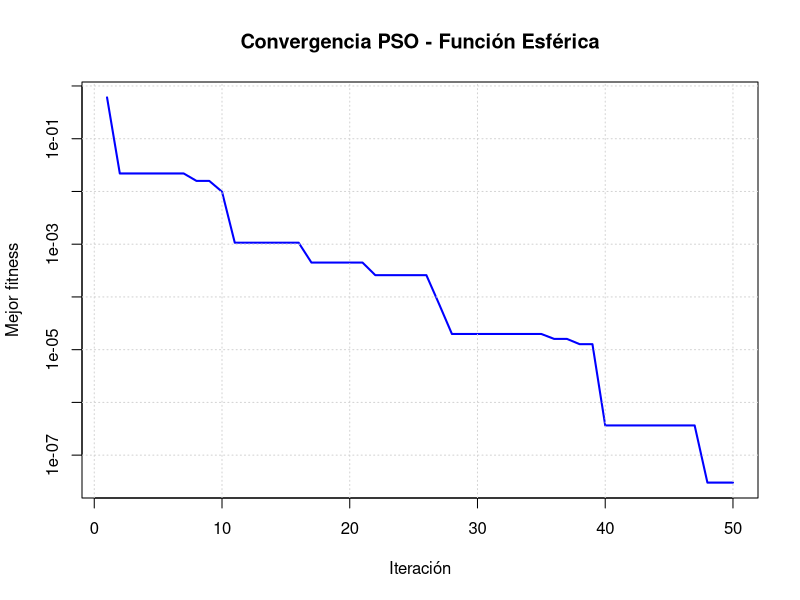
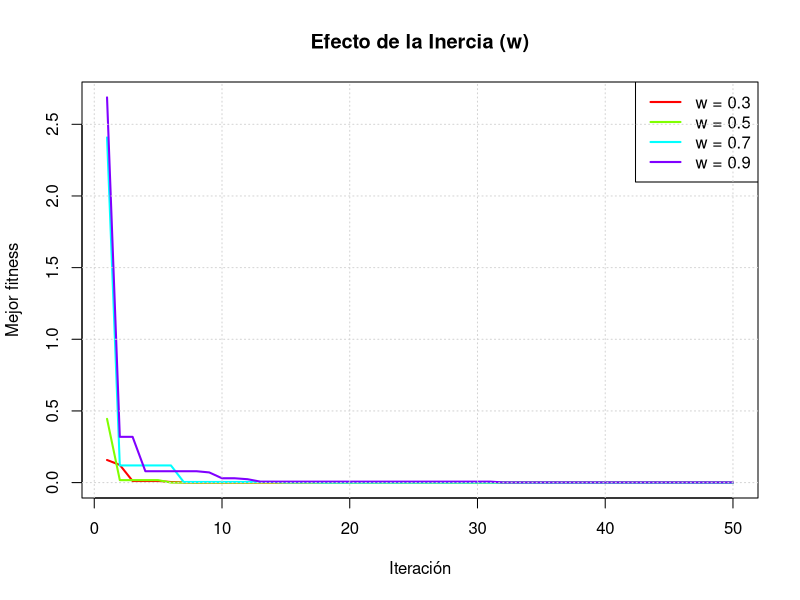

Reproduce these figures in R, in order.
# ============================================
# MÓDULO 4: PSO - PARTICLE SWARM OPTIMIZATION (BÁSICO)
# ============================================
# Curso: PSO y Algoritmos Genéticos en R
# Nivel: INTERMEDIO
# Duración estimada: 3-4 horas

# ============================================
# TABLA DE CONTENIDOS
# ============================================
# 1. Introducción: Inspiración en enjambres
# 2. Conceptos fundamentales de PSO
# 3. Componentes matemáticos
# 4. Implementación desde cero
# 5. Parámetros y su efecto
# 6. Visualización del enjambre
# 7. Comparación PSO vs AG
# 8. Ejercicios prácticos

# ============================================
# SECCIÓN 1: INSPIRACIÓN EN ENJAMBRES
# ============================================

cat("\n🐦 PSO: OPTIMIZACIÓN POR ENJAMBRE DE PARTÍCULAS\n\n")

cat("INSPIRACIÓN NATURAL:\n")
cat("  🐦 Bandada de pájaros buscando comida\n")
cat("  🐟 Cardumen de peces moviéndose juntos\n")
cat("  🐝 Enjambre de abejas explorando\n\n")

cat("COMPORTAMIENTO OBSERVADO:\n")
cat("  1. Cada individuo tiene su propia experiencia\n")
cat("  2. Aprenden de los vecinos (inteligencia social)\n")
cat("  3. Se mueven hacia las mejores zonas encontradas\n")
cat("  4. Balance entre exploración individual y seguir al grupo\n\n")

cat("DIFERENCIA CLAVE CON ALGORITMOS GENÉTICOS:\n")
cat("  AG  → Evolución, reproducción, generaciones\n")
cat("  PSO → Movimiento, velocidad, memoria\n\n")

# ============================================
# SECCIÓN 2: CONCEPTOS FUNDAMENTALES
# ============================================

cat("📖 CONCEPTOS FUNDAMENTALES DE PSO:\n\n")

cat("1. PARTÍCULA:\n")
cat("   - Solución candidata que 'vuela' por el espacio de búsqueda\n")
cat("   - Tiene POSICIÓN (x) y VELOCIDAD (v)\n\n")

cat("2. POSICIÓN:\n")
cat("   - Representa una solución al problema\n")
cat("   - Ejemplo: [2.5, 3.1] para problema 2D\n\n")

cat("3. VELOCIDAD:\n")
cat("   - Qué tan rápido y en qué dirección se mueve\n")
cat("   - Ejemplo: [0.5, -0.2] (moverse +0.5 en x, -0.2 en y)\n\n")

cat("4. MEJOR PERSONAL (pbest):\n")
cat("   - Mejor posición que HA ENCONTRADO esta partícula\n")
cat("   - Memoria individual\n\n")

cat("5. MEJOR GLOBAL (gbest):\n")
cat("   - Mejor posición encontrada por TODO el enjambre\n")
cat("   - Conocimiento compartido\n\n")

# Ejemplo conceptual
cat("EJEMPLO SIMPLE:\n")
particula <- list(
  posicion = c(2.5, 3.0),
  velocidad = c(0.3, -0.1),
  mejor_personal = c(2.0, 2.8),
  fitness_personal = 5.2
)

mejor_global <- c(1.5, 2.5)
fitness_global <- 6.8

cat("Partícula:\n")
cat("  Posición actual:", particula$posicion, "\n")
cat("  Velocidad:", particula$velocidad, "\n")
cat("  Mejor personal:", particula$mejor_personal, "(fitness =", particula$fitness_personal, ")\n")
cat("\nEnjambre:\n")
cat("  Mejor global:", mejor_global, "(fitness =", fitness_global, ")\n\n")

# ============================================
# SECCIÓN 3: MATEMÁTICA DE PSO
# ============================================

cat("\n🧮 FÓRMULAS MATEMÁTICAS DE PSO:\n\n")

cat("ACTUALIZACIÓN DE VELOCIDAD:\n")
cat("v(t+1) = w·v(t) + c1·r1·(pbest - x(t)) + c2·r2·(gbest - x(t))\n\n")

cat("Donde:\n")
cat("  w  = coeficiente de inercia (momento)\n")
cat("  c1 = coeficiente cognitivo (confianza en sí mismo)\n")
cat("  c2 = coeficiente social (confianza en el grupo)\n")
cat("  r1, r2 = números aleatorios [0,1]\n")
cat("  pbest = mejor posición personal\n")
cat("  gbest = mejor posición global\n")
cat("  x(t) = posición actual\n\n")

cat("TRES COMPONENTES DE LA VELOCIDAD:\n\n")

cat("1. INERCIA: w·v(t)\n")
cat("   - Mantiene la dirección actual\n")
cat("   - w alto → más exploración\n")
cat("   - w bajo → más explotación\n\n")

cat("2. COGNITIVO: c1·r1·(pbest - x(t))\n")
cat("   - Atracción hacia su mejor personal\n")
cat("   - 'Memoria individual'\n\n")

cat("3. SOCIAL: c2·r2·(gbest - x(t))\n")
cat("   - Atracción hacia el mejor global\n")
cat("   - 'Aprendizaje del grupo'\n\n")

cat("ACTUALIZACIÓN DE POSICIÓN:\n")
cat("x(t+1) = x(t) + v(t+1)\n\n")

# Demostración numérica
cat("DEMOSTRACIÓN NUMÉRICA:\n\n")

# Parámetros típicos
w <- 0.7
c1 <- 1.5
c2 <- 1.5

# Estado actual
x_actual <- 3.0
v_actual <- 0.5
pbest <- 2.0
gbest <- 1.0

# Números aleatorios
set.seed(42)
r1 <- runif(1)
r2 <- runif(1)

cat("Estado actual:\n")
cat("  x =", x_actual, ", v =", v_actual, "\n")
cat("  pbest =", pbest, ", gbest =", gbest, "\n")
cat("  r1 =", round(r1, 3), ", r2 =", round(r2, 3), "\n\n")

# Calcular componentes
inercia <- w * v_actual
cognitivo <- c1 * r1 * (pbest - x_actual)
social <- c2 * r2 * (gbest - x_actual)

cat("Componentes de la nueva velocidad:\n")
cat("  Inercia:   ", round(inercia, 3), "\n")
cat("  Cognitivo: ", round(cognitivo, 3), "\n")
cat("  Social:    ", round(social, 3), "\n")

# Nueva velocidad
v_nueva <- inercia + cognitivo + social
x_nueva <- x_actual + v_nueva

cat("\nNuevo estado:\n")
cat("  v_nueva =", round(v_nueva, 3), "\n")
cat("  x_nueva =", round(x_nueva, 3), "\n\n")

# ============================================
# SECCIÓN 4: IMPLEMENTACIÓN DESDE CERO
# ============================================

cat("\n🚀 IMPLEMENTACIÓN COMPLETA DE PSO DESDE CERO\n\n")

PSO <- function(funcion_objetivo,
                dimension,
                limites = c(-10, 10),
                n_particulas = 30,
                n_iteraciones = 100,
                w = 0.7,
                c1 = 1.5,
                c2 = 1.5,
                v_max = NULL,
                minimizar = TRUE,
                verbose = TRUE) {

  # =========================================
  # PARÁMETROS:
  # =========================================
  # funcion_objetivo: función a optimizar
  # dimension: número de variables
  # limites: c(min, max) para cada variable
  # n_particulas: tamaño del enjambre
  # n_iteraciones: número de iteraciones
  # w: coeficiente de inercia
  # c1: coeficiente cognitivo
  # c2: coeficiente social
  # v_max: velocidad máxima permitida
  # minimizar: TRUE para minimizar, FALSE para maximizar

  # =========================================
  # INICIALIZACIÓN
  # =========================================

  # Velocidad máxima (si no se especifica)
  if (is.null(v_max)) {
    rango <- limites[2] - limites[1]
    v_max <- rango * 0.2  # 20% del rango
  }

  # Inicializar posiciones aleatorias
  posiciones <- matrix(
    runif(n_particulas * dimension, limites[1], limites[2]),
    nrow = n_particulas,
    ncol = dimension
  )

  # Inicializar velocidades aleatorias pequeñas
  velocidades <- matrix(
    runif(n_particulas * dimension, -v_max, v_max),
    nrow = n_particulas,
    ncol = dimension
  )

  # Mejor personal = posición inicial
  pbest <- posiciones
  pbest_fitness <- apply(posiciones, 1, funcion_objetivo)

  # Mejor global
  if (minimizar) {
    mejor_idx <- which.min(pbest_fitness)
  } else {
    mejor_idx <- which.max(pbest_fitness)
  }
  gbest <- posiciones[mejor_idx, ]
  gbest_fitness <- pbest_fitness[mejor_idx]

  # Historial
  historial_gbest <- numeric(n_iteraciones)

  # =========================================
  # ITERACIONES
  # =========================================

  for (iter in 1:n_iteraciones) {

    # Para cada partícula
    for (i in 1:n_particulas) {

      # Números aleatorios
      r1 <- runif(dimension)
      r2 <- runif(dimension)

      # ACTUALIZAR VELOCIDAD
      velocidades[i, ] <- w * velocidades[i, ] +
        c1 * r1 * (pbest[i, ] - posiciones[i, ]) +
        c2 * r2 * (gbest - posiciones[i, ])

      # Limitar velocidad
      velocidades[i, ] <- pmax(pmin(velocidades[i, ], v_max), -v_max)

      # ACTUALIZAR POSICIÓN
      posiciones[i, ] <- posiciones[i, ] + velocidades[i, ]

      # Mantener dentro de límites
      posiciones[i, ] <- pmax(pmin(posiciones[i, ], limites[2]), limites[1])

      # EVALUAR FITNESS
      fitness <- funcion_objetivo(posiciones[i, ])

      # ACTUALIZAR MEJOR PERSONAL
      if (minimizar) {
        if (fitness < pbest_fitness[i]) {
          pbest[i, ] <- posiciones[i, ]
          pbest_fitness[i] <- fitness
        }
      } else {
        if (fitness > pbest_fitness[i]) {
          pbest[i, ] <- posiciones[i, ]
          pbest_fitness[i] <- fitness
        }
      }

      # ACTUALIZAR MEJOR GLOBAL
      if (minimizar) {
        if (fitness < gbest_fitness) {
          gbest <- posiciones[i, ]
          gbest_fitness <- fitness
        }
      } else {
        if (fitness > gbest_fitness) {
          gbest <- posiciones[i, ]
          gbest_fitness <- fitness
        }
      }
    }

    # Guardar historial
    historial_gbest[iter] <- gbest_fitness

    # Mostrar progreso
    if (verbose && iter %% 10 == 0) {
      cat(sprintf("Iteración %d: gbest = %.6f\n", iter, gbest_fitness))
    }
  }

  # =========================================
  # RETORNAR RESULTADOS
  # =========================================

  return(list(
    mejor_posicion = gbest,
    mejor_fitness = gbest_fitness,
    historial = historial_gbest,
    posiciones_finales = posiciones,
    velocidades_finales = velocidades
  ))
}

cat("✅ PSO implementado desde cero!\n\n")

# ============================================
# SECCIÓN 5: EJEMPLOS PRÁCTICOS
# ============================================

cat("\n📊 EJEMPLO 1: Función esférica (simple)\n\n")

esfera <- function(x) {
  return(sum(x^2))
}

cat("Minimizar f(x,y) = x^2 + y^2\n")
cat("Óptimo: (0, 0), f(0,0) = 0\n\n")

resultado_pso1 <- PSO(
  funcion_objetivo = esfera,
  dimension = 2,
  limites = c(-10, 10),
  n_particulas = 30,
  n_iteraciones = 50,
  verbose = FALSE
)

cat("✅ RESULTADOS:\n")
cat("Mejor posición:", resultado_pso1$mejor_posicion, "\n")
cat("Mejor fitness:", resultado_pso1$mejor_fitness, "\n\n")

# Visualizar convergencia
plot(1:length(resultado_pso1$historial),
     resultado_pso1$historial,
     type = "l", col = "blue", lwd = 2,
     main = "Convergencia PSO - Función Esférica",
     xlab = "Iteración",
     ylab = "Mejor fitness",
     log = "y")  # Escala logarítmica
abline(h = 0, col = "red", lty = 2)
grid()

cat("\n📊 EJEMPLO 2: Función de Rosenbrock (difícil)\n\n")

rosenbrock <- function(x) {
  n <- length(x)
  suma <- 0
  for (i in 1:(n-1)) {
    suma <- suma + 100*(x[i+1] - x[i]^2)^2 + (1 - x[i])^2
  }
  return(suma)
}

cat("Minimizar Rosenbrock en 2D\n")
cat("Óptimo: (1, 1), f(1,1) = 0\n\n")

resultado_pso2 <- PSO(
  funcion_objetivo = rosenbrock,
  dimension = 2,
  limites = c(-2, 2),
  n_particulas = 50,
  n_iteraciones = 100,
  w = 0.6,      # Menor inercia para función difícil
  c1 = 2.0,     # Más cognitivo
  c2 = 2.0,     # Más social
  verbose = FALSE
)

cat("✅ RESULTADOS:\n")
cat("Mejor posición:", resultado_pso2$mejor_posicion, "\n")
cat("Mejor fitness:", resultado_pso2$mejor_fitness, "\n\n")

# ============================================
# SECCIÓN 6: EFECTO DE LOS PARÁMETROS
# ============================================

cat("\n⚙️ EFECTO DE LOS PARÁMETROS DE PSO\n\n")

# 6.1 EFECTO DE LA INERCIA (w)
cat("6.1 EFECTO DE LA INERCIA (w):\n\n")

valores_w <- c(0.3, 0.5, 0.7, 0.9)
resultados_w <- list()

cat("Probando diferentes valores de w...\n")
for (w_val in valores_w) {
  resultado <- PSO(
    funcion_objetivo = esfera,
    dimension = 2,
    limites = c(-10, 10),
    n_particulas = 20,
    n_iteraciones = 50,
    w = w_val,
    c1 = 1.5,
    c2 = 1.5,
    verbose = FALSE
  )
  resultados_w[[as.character(w_val)]] <- resultado
  cat(sprintf("w = %.1f: fitness final = %.6f\n", w_val, resultado$mejor_fitness))
}

# Visualizar
plot(1:50, resultados_w[["0.3"]]$historial,
     type = "l", col = "red", lwd = 2,
     main = "Efecto de la Inercia (w)",
     xlab = "Iteración", ylab = "Mejor fitness",
     ylim = c(0, max(sapply(resultados_w, function(r) max(r$historial)))))

for (i in 2:length(valores_w)) {
  lines(1:50, resultados_w[[i]]$historial,
        col = rainbow(length(valores_w))[i], lwd = 2)
}

legend("topright",
       paste("w =", valores_w),
       col = rainbow(length(valores_w)),
       lwd = 2)
grid()

cat("\n💡 OBSERVACIÓN:\n")
cat("  w bajo (0.3) → Convergencia rápida, puede quedar atrapado\n")
cat("  w alto (0.9) → Más exploración, convergencia más lenta\n")
cat("  w medio (0.6-0.7) → Balance óptimo para la mayoría de problemas\n\n")

# 6.2 EFECTO DEL TAMAÑO DEL ENJAMBRE
cat("6.2 EFECTO DEL TAMAÑO DEL ENJAMBRE:\n\n")

tamanios <- c(10, 30, 50, 100)
resultados_tam <- list()

cat("Probando diferentes tamaños de enjambre...\n")
for (tam in tamanios) {
  resultado <- PSO(
    funcion_objetivo = rosenbrock,
    dimension = 2,
    limites = c(-2, 2),
    n_particulas = tam,
    n_iteraciones = 50,
    verbose = FALSE
  )
  resultados_tam[[as.character(tam)]] <- resultado
  cat(sprintf("n = %3d: fitness final = %.6f\n", tam, resultado$mejor_fitness))
}

cat("\n💡 OBSERVACIÓN:\n")
cat("  Más partículas → mejor exploración del espacio\n")
cat("  Pero también más cálculos por iteración\n")
cat("  Balance típico: 20-50 partículas\n\n")

# ============================================
# SECCIÓN 7: VISUALIZACIÓN DEL ENJAMBRE
# ============================================

cat("\n🎨 VISUALIZACIÓN DEL MOVIMIENTO DEL ENJAMBRE\n\n")

# Función para visualizar PSO en 2D
visualizar_PSO <- function(funcion_objetivo, titulo = "PSO") {

  # Crear malla para el contorno
  x_vals <- seq(-5, 5, length.out = 100)
  y_vals <- seq(-5, 5, length.out = 100)
  z_vals <- outer(x_vals, y_vals, function(x, y) {
    sapply(1:length(x), function(i) funcion_objetivo(c(x[i], y[i])))
  })

  # Configurar gráfico
  par(mfrow = c(2, 2))

  # Ejecutar PSO paso a paso
  dimension <- 2
  n_particulas <- 20
  limites <- c(-5, 5)
  w <- 0.7
  c1 <- 1.5
  c2 <- 1.5

  # Inicializar
  posiciones <- matrix(runif(n_particulas * dimension, limites[1], limites[2]),
                      nrow = n_particulas, ncol = dimension)
  velocidades <- matrix(runif(n_particulas * dimension, -1, 1),
                       nrow = n_particulas, ncol = dimension)

  pbest <- posiciones
  pbest_fitness <- apply(posiciones, 1, funcion_objetivo)
  gbest_idx <- which.min(pbest_fitness)
  gbest <- posiciones[gbest_idx, ]

  # Visualizar en iteraciones específicas
  for (iter in c(1, 5, 20, 50)) {

    # Evolucionar hasta la iteración
    for (i in 1:iter) {
      for (j in 1:n_particulas) {
        r1 <- runif(dimension)
        r2 <- runif(dimension)

        velocidades[j, ] <- w * velocidades[j, ] +
          c1 * r1 * (pbest[j, ] - posiciones[j, ]) +
          c2 * r2 * (gbest - posiciones[j, ])

        posiciones[j, ] <- posiciones[j, ] + velocidades[j, ]
        posiciones[j, ] <- pmax(pmin(posiciones[j, ], limites[2]), limites[1])

        fitness <- funcion_objetivo(posiciones[j, ])
        if (fitness < pbest_fitness[j]) {
          pbest[j, ] <- posiciones[j, ]
          pbest_fitness[j] <- fitness
        }
        if (fitness < funcion_objetivo(gbest)) {
          gbest <- posiciones[j, ]
        }
      }
    }

    # Graficar
    contour(x_vals, y_vals, z_vals,
            nlevels = 20,
            main = paste(titulo, "- Iteración", iter),
            xlab = "x", ylab = "y")

    # Dibujar partículas
    points(posiciones[, 1], posiciones[, 2],
           col = "blue", pch = 19, cex = 1.2)

    # Dibujar mejor global
    points(gbest[1], gbest[2],
           col = "red", pch = 19, cex = 2)

    # Flechas de velocidad
    arrows(posiciones[, 1], posiciones[, 2],
           posiciones[, 1] + velocidades[, 1] * 0.5,
           posiciones[, 2] + velocidades[, 2] * 0.5,
           length = 0.05, col = "blue", lwd = 0.5)
  }

  par(mfrow = c(1, 1))
}

cat("Descomenta la siguiente línea para ver la visualización:\n")
cat("# visualizar_PSO(esfera, 'Función Esférica')\n\n")

# visualizar_PSO(esfera, "Función Esférica")

# ============================================
# SECCIÓN 8: COMPARACIÓN PSO vs AG
# ============================================

cat("\n⚔️ COMPARACIÓN: PSO vs ALGORITMOS GENÉTICOS\n\n")

cat("VENTAJAS DE PSO:\n")
cat("  ✅ Más simple de implementar\n")
cat("  ✅ Menos parámetros que ajustar\n")
cat("  ✅ Convergencia rápida en problemas continuos\n")
cat("  ✅ Bueno para espacios de alta dimensión\n")
cat("  ✅ No requiere operadores especializados\n\n")

cat("VENTAJAS DE AG:\n")
cat("  ✅ Más flexible para problemas discretos\n")
cat("  ✅ Mejor exploración global (menos convergencia prematura)\n")
cat("  ✅ Fácil de paralelizar (generaciones)\n")
cat("  ✅ Funciona bien con funciones ruidosas\n")
cat("  ✅ Multiobjetivo más natural (NSGA-II)\n\n")

cat("CUÁNDO USAR PSO:\n")
cat("  • Problemas de optimización continua\n")
cat("  • Espacios de búsqueda suaves\n")
cat("  • Necesitas convergencia rápida\n")
cat("  • Funciones diferenciables\n\n")

cat("CUÁNDO USAR AG:\n")
cat("  • Problemas combinatorios o discretos\n")
cat("  • Optimización multiobjetivo\n")
cat("  • Espacios de búsqueda complejos/discontinuos\n")
cat("  • Necesitas diversidad poblacional\n\n")

# Comparación empírica
cat("COMPARACIÓN EMPÍRICA EN FUNCIÓN ESFÉRICA:\n\n")

# Ya tenemos resultado PSO
cat("PSO:\n")
cat("  Fitness final:", resultado_pso1$mejor_fitness, "\n")

# Cargar AG del módulo anterior (simulado)
AG_simple <- function(fitness_fn, dim, limites, n_iter) {
  # Implementación simplificada para comparación
  mejor <- Inf
  for (i in 1:n_iter) {
    x <- runif(dim, limites[1], limites[2])
    val <- fitness_fn(x)
    if (val < mejor) mejor <- val
  }
  return(mejor)
}

resultado_ag <- AG_simple(esfera, 2, c(-10, 10), 50 * 30)  # 50 iter × 30 evals

cat("AG (simplificado):\n")
cat("  Fitness final:", resultado_ag, "\n\n")

cat("💡 En problemas continuos, PSO suele converger más rápido!\n\n")

# ============================================
# SECCIÓN 9: EJERCICIOS PRÁCTICOS
# ============================================

cat("\n✏️ EJERCICIOS PARA PRACTICAR:\n\n")

cat("EJERCICIO 1 (FÁCIL):\n")
cat("Optimiza f(x) = x^2 - 4x + 4 con PSO\n")
cat("Encuentra el mínimo (debe ser x=2, f(2)=0)\n\n")

cat("EJERCICIO 2 (FÁCIL):\n")
cat("Experimenta con diferentes valores de c1 y c2:\n")
cat("  - c1 alto, c2 bajo (más cognitivo)\n")
cat("  - c1 bajo, c2 alto (más social)\n")
cat("  - c1 = c2 (balanceado)\n")
cat("¿Cuál funciona mejor para la función esférica?\n\n")

cat("EJERCICIO 3 (MEDIO):\n")
cat("Implementa PSO con inercia decreciente:\n")
cat("  w empieza en 0.9 y termina en 0.4\n")
cat("  w(t) = w_max - (w_max - w_min) * t / T\n")
cat("Compara con w constante\n\n")

cat("EJERCICIO 4 (MEDIO):\n")
cat("Aplica PSO a la función de Rastrigin:\n")
cat("  f(x,y) = 20 + x^2 + y^2 - 10*(cos(2πx) + cos(2πy))\n")
cat("Esta función tiene muchos óptimos locales. ¿PSO los evita?\n\n")

cat("EJERCICIO 5 (DIFÍCIL):\n")
cat("Implementa PSO con topología de vecindario:\n")
cat("  - En lugar de gbest global, cada partícula solo conoce\n")
cat("    el mejor de sus 3 vecinos cercanos\n")
cat("  - Esto se llama 'lbest' (local best)\n")
cat("  - Compara resultados con gbest\n\n")

cat("EJERCICIO 6 (DIFÍCIL):\n")
cat("Visualiza la trayectoria de UNA partícula a lo largo del tiempo\n")
cat("  - Guarda su posición en cada iteración\n")
cat("  - Grafica su camino sobre el contorno de la función\n")
cat("  - ¿Qué patrón observas?\n\n")

cat("EJERCICIO 7 (MUY DIFÍCIL):\n")
cat("Implementa PSO Binario para el problema de la mochila:\n")
cat("  - Posiciones son 0 o 1 (llevar objeto o no)\n")
cat("  - Velocidad se interpreta como probabilidad\n")
cat("  - Usa función sigmoide: P(x=1) = 1/(1+exp(-v))\n\n")

# ============================================
# SOLUCIONES
# ============================================

cat("\n", rep("=", 60), "\n")
cat("SOLUCIONES\n")
cat(rep("=", 60), "\n\n")

# SOLUCIÓN EJERCICIO 1
cat("SOLUCIÓN EJERCICIO 1:\n")
f_ej1 <- function(x) x[1]^2 - 4*x[1] + 4

sol_ej1 <- PSO(f_ej1, dimension = 1, limites = c(-10, 10),
               n_particulas = 20, n_iteraciones = 30, verbose = FALSE)
cat("Mínimo encontrado: x =", sol_ej1$mejor_posicion, "\n")
cat("f(x) =", sol_ej1$mejor_fitness, "\n")
cat("Respuesta exacta: x = 2, f(2) = 0\n\n")

# SOLUCIÓN EJERCICIO 3
cat("SOLUCIÓN EJERCICIO 3:\n\n")

PSO_inercia_adaptativa <- function(funcion_objetivo, dimension,
                                   limites = c(-10, 10),
                                   n_particulas = 30,
                                   n_iteraciones = 100,
                                   w_max = 0.9,
                                   w_min = 0.4) {

  # Similar a PSO pero con w variable
  posiciones <- matrix(runif(n_particulas * dimension, limites[1], limites[2]),
                      nrow = n_particulas, ncol = dimension)
  velocidades <- matrix(runif(n_particulas * dimension, -1, 1),
                       nrow = n_particulas, ncol = dimension)

  pbest <- posiciones
  pbest_fitness <- apply(posiciones, 1, funcion_objetivo)
  gbest <- posiciones[which.min(pbest_fitness), ]
  gbest_fitness <- min(pbest_fitness)

  historial <- numeric(n_iteraciones)

  for (iter in 1:n_iteraciones) {
    # INERCIA ADAPTATIVA
    w <- w_max - (w_max - w_min) * iter / n_iteraciones

    for (i in 1:n_particulas) {
      r1 <- runif(dimension)
      r2 <- runif(dimension)

      velocidades[i, ] <- w * velocidades[i, ] +
        1.5 * r1 * (pbest[i, ] - posiciones[i, ]) +
        1.5 * r2 * (gbest - posiciones[i, ])

      posiciones[i, ] <- posiciones[i, ] + velocidades[i, ]
      posiciones[i, ] <- pmax(pmin(posiciones[i, ], limites[2]), limites[1])

      fitness <- funcion_objetivo(posiciones[i, ])
      if (fitness < pbest_fitness[i]) {
        pbest[i, ] <- posiciones[i, ]
        pbest_fitness[i] <- fitness
      }
      if (fitness < gbest_fitness) {
        gbest <- posiciones[i, ]
        gbest_fitness <- fitness
      }
    }

    historial[iter] <- gbest_fitness
  }

  return(list(mejor_posicion = gbest,
              mejor_fitness = gbest_fitness,
              historial = historial))
}

sol_ej3 <- PSO_inercia_adaptativa(esfera, dimension = 2,
                                   n_iteraciones = 50)
cat("Con inercia adaptativa:\n")
cat("Mejor fitness:", sol_ej3$mejor_fitness, "\n\n")

# ============================================
# RESUMEN
# ============================================

cat("\n", rep("🎓", 30), "\n")
cat("RESUMEN MÓDULO 4: PSO BÁSICO\n")
cat(rep("🎓", 30), "\n\n")

cat("✅ Has dominado:\n")
cat("  1. Inspiración y fundamentos de PSO\n")
cat("  2. Componentes: posición, velocidad, pbest, gbest\n")
cat("  3. Matemática de actualización de velocidad\n")
cat("  4. Implementación completa desde cero\n")
cat("  5. Efecto de parámetros (w, c1, c2, tamaño)\n")
cat("  6. Visualización del enjambre\n")
cat("  7. Comparación PSO vs AG\n\n")

cat("💡 Conceptos clave:\n")
cat("  • PSO = memoria individual + aprendizaje social\n")
cat("  • Inercia (w) controla exploración/explotación\n")
cat("  • Balance cognitivo (c1) y social (c2)\n")
cat("  • Excelente para optimización continua\n")
cat("  • Simple pero muy efectivo\n\n")

cat("🚀 Próximo nivel:\n")
cat("  PSO avanzado: variantes, adaptación, aplicaciones especiales\n\n")

cat("➡️  Continúa con: modulo_5_pso_avanzado.R\n\n")
